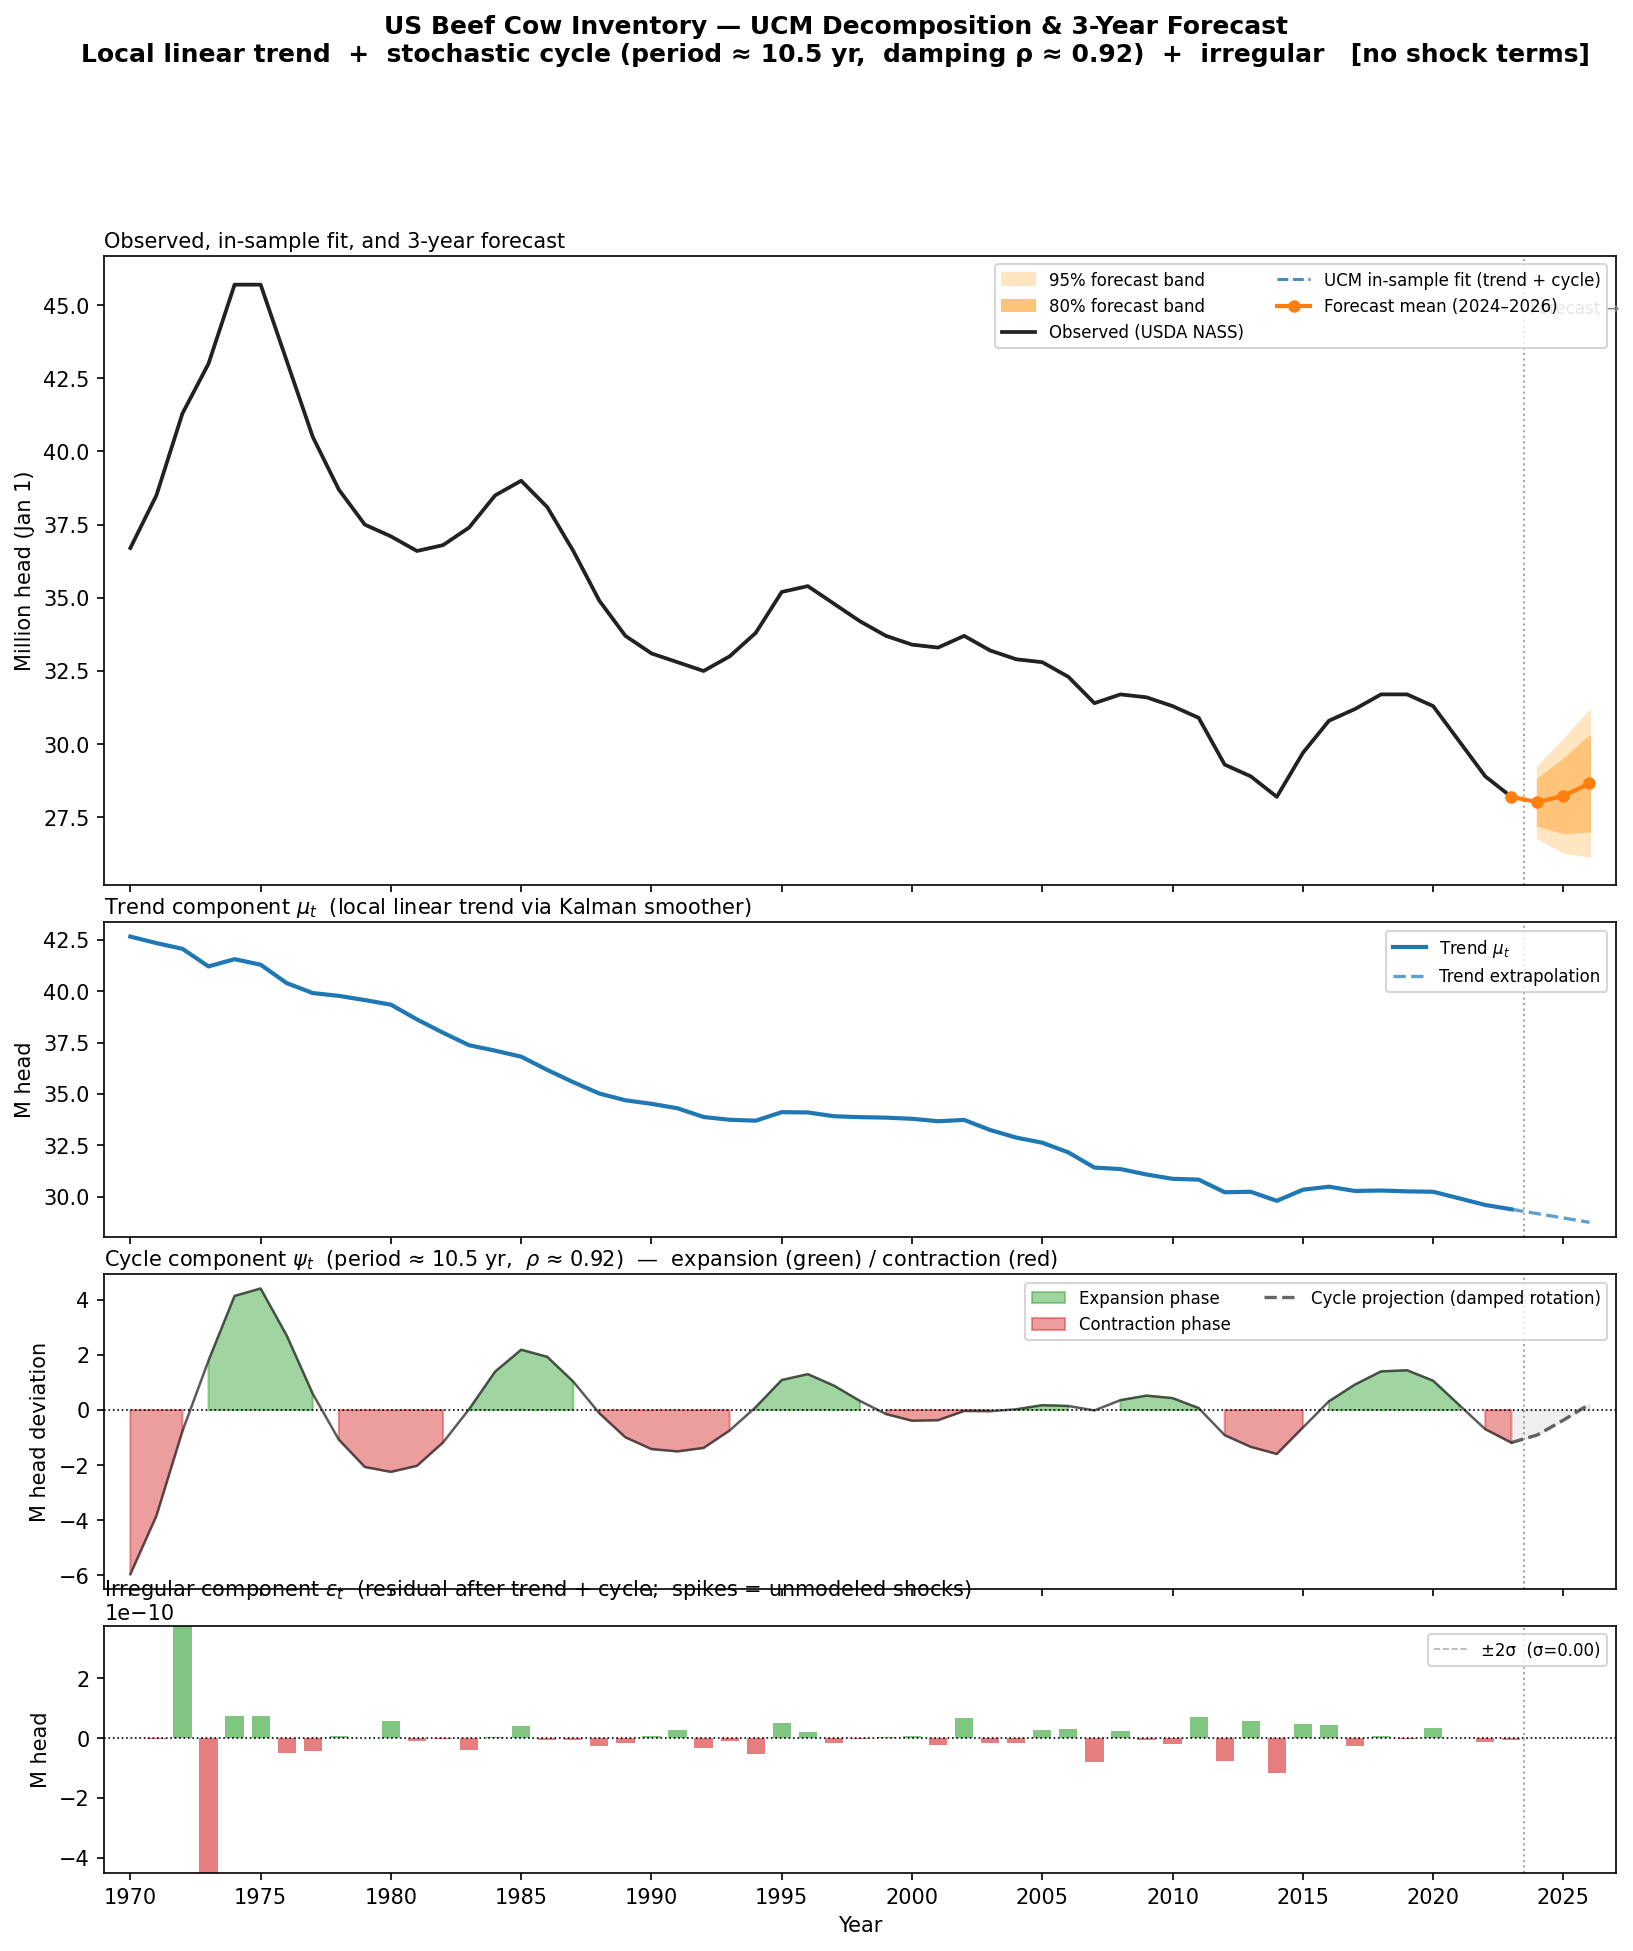

Here is the Python script that generated this plot:
"""
Beef Herd UCM Decomposition + Forecast (no shocks)
===================================================
Standalone plot for the forecasting section of the talk.

Fits a clean UCM to the beef cow inventory with NO intervention terms:

    y_t = mu_t  +  psi_t  +  eps_t

    mu_t  = local linear trend  (random-walk level + slope)
    psi_t = stochastic damped cycle  (Harvey 1989)
    eps_t ~ N(0, sigma^2_eps)  irregular

All components are extracted via the Kalman smoother.
A 3-year ahead forecast is generated from the Kalman filter's
one-step-ahead prediction equations, with 80% and 95% confidence bands.

Output: beef_decomposition_forecast.png
"""

import numpy as np
import pandas as pd
import matplotlib.pyplot as plt
import matplotlib.gridspec as gridspec
from statsmodels.tsa.statespace.structural import UnobservedComponents

# ── Data ─────────────────────────────────────────────────────────────────────

beef_data = {
    1970: 36.7, 1971: 38.5, 1972: 41.3, 1973: 43.0, 1974: 45.7,
    1975: 45.7, 1976: 43.1, 1977: 40.5, 1978: 38.7, 1979: 37.5,
    1980: 37.1, 1981: 36.6, 1982: 36.8, 1983: 37.4, 1984: 38.5,
    1985: 39.0, 1986: 38.1, 1987: 36.6, 1988: 34.9, 1989: 33.7,
    1990: 33.1, 1991: 32.8, 1992: 32.5, 1993: 33.0, 1994: 33.8,
    1995: 35.2, 1996: 35.4, 1997: 34.8, 1998: 34.2, 1999: 33.7,
    2000: 33.4, 2001: 33.3, 2002: 33.7, 2003: 33.2, 2004: 32.9,
    2005: 32.8, 2006: 32.3, 2007: 31.4, 2008: 31.7, 2009: 31.6,
    2010: 31.3, 2011: 30.9, 2012: 29.3, 2013: 28.9, 2014: 28.2,
    2015: 29.7, 2016: 30.8, 2017: 31.2, 2018: 31.7, 2019: 31.7,
    2020: 31.3, 2021: 30.1, 2022: 28.9, 2023: 28.2,
}

beef = pd.Series(beef_data, name="beef_cows_M")
beef.index = pd.to_datetime([f"{y}-01-01" for y in beef.index])
beef.index.freq = "YS"
years = np.array([d.year for d in beef.index])

# ── Fit shock-free UCM ───────────────────────────────────────────────────────

print("Fitting shock-free UCM (trend + stochastic cycle)...")
model = UnobservedComponents(
    beef,
    level='local linear trend',
    cycle=True,
    stochastic_cycle=True,
    damped_cycle=True,
    cycle_period_bounds=(5, 15),        # cattle cycle: 5-15 year range
)
res = model.fit(disp=False, method='powell', maxiter=2000)

# ── In-sample decomposition via Kalman smoother ──────────────────────────────



beef_state_names = res.model.state_names
states_beef  = res.states.smoothed
states_beef_df = pd.DataFrame(states_beef, columns=beef_state_names)#, index=y_sim.index)

trend_beef   = states_beef['level']   # smoothed trend mu_t
cycle_beef   = states_beef['cycle']   # smoothed cycle psi_t

fitted  = trend_beef + cycle_beef               # model fit (no irregular)
irreg   = beef.values - fitted        # irregular = observed - (trend + cycle)

beef_sim_params = dict(zip(res.param_names, res.params))

freq_beef    = beef_sim_params['frequency.cycle']
period_beef  = 2 * np.pi / freq_beef
fitted_beef  = trend_beef + cycle_beef

rho_est    = beef_sim_params['damping.cycle']

print(f"  Estimated cycle period : {period_beef:.1f} years")
print(f"  Cycle damping rho      : {rho_est:.3f}")
print(f"  AIC: {res.aic:.1f}")
print(f"  Log-likelihood: {res.llf:.1f}")

# Print variance decomposition
var_obs   = beef_sim_params.get('sigma2.irregular', 0.0)
var_level = beef_sim_params.get('sigma2.level', 0.0)
var_slope = beef_sim_params.get('sigma2.trend', 0.0)
var_cycle = beef_sim_params.get('sigma2.cycle', 0.0)
print(f"\n  Variance components:")
print(f"    sigma2 irregular : {var_obs:.4f}")
print(f"    sigma2 level     : {var_level:.4f}")
print(f"    sigma2 slope     : {var_slope:.4f}")
print(f"    sigma2 cycle     : {var_cycle:.4f}")

# ── 3-year forecast ──────────────────────────────────────────────────────────
# get_forecast() propagates the Kalman filter forward, accumulating
# state uncertainty + observation variance into the prediction intervals.

n_fcast    = 3
fcast_obj  = res.get_forecast(steps=n_fcast)
fcast_mean = fcast_obj.predicted_mean
fcast_ci80 = fcast_obj.conf_int(alpha=0.20)   # 80% band
fcast_ci95 = fcast_obj.conf_int(alpha=0.05)   # 95% band

fcast_years = np.array([2024, 2025, 2026])

# Also extract the forecast-horizon trend and cycle from the state forecasts
# (these come from the filtered — not smoothed — states at the end of sample,
#  then propagated forward by the state transition matrix)
fcast_states = fcast_obj.predicted_mean   # observation-level mean

print(f"\n  3-year forecast (mean):")
for yr, val, lo95, hi95 in zip(
        fcast_years,
        fcast_mean.values,
        fcast_ci95.iloc[:, 0].values,
        fcast_ci95.iloc[:, 1].values):
    print(f"    {yr}: {val:.2f} M head  [95% CI: {lo95:.2f} – {hi95:.2f}]")

# ── Plot ─────────────────────────────────────────────────────────────────────

# Colour palette
C_OBS    = '#222222'
C_TREND  = '#1f77b4'
C_CYCLE_POS = '#2ca02c'
C_CYCLE_NEG = '#d62728'
C_IRREG  = '#888888'
C_FCAST  = '#ff7f0e'
C_CI80   = '#ffc47a'
C_CI95   = '#ffe5c0'

fig = plt.figure(figsize=(13, 14))
fig.suptitle(
    "US Beef Cow Inventory — UCM Decomposition & 3-Year Forecast\n"
    f"Local linear trend  +  stochastic cycle (period ≈ {period_beef:.1f} yr,  "
    f"damping ρ ≈ {rho_est:.2f})  +  irregular   [no shock terms]",
    fontsize=12, fontweight='bold', y=0.995
)

gs = gridspec.GridSpec(
    4, 1, figure=fig,
    hspace=0.10,
    height_ratios=[2.8, 1.4, 1.4, 1.1]
)

all_years = np.concatenate([years, fcast_years])

# shared x limits with a little padding
xlim = (years[0] - 1, fcast_years[-1] + 1)

# ── Panel 1: Observed + fitted + forecast ─────────────────────────────────────
ax1 = fig.add_subplot(gs[0])

# 95% CI shading (forecast only)
ax1.fill_between(fcast_years,
                  fcast_ci95.iloc[:, 0], fcast_ci95.iloc[:, 1],
                  color=C_CI95, label='95% forecast band')
# 80% CI shading
ax1.fill_between(fcast_years,
                  fcast_ci80.iloc[:, 0], fcast_ci80.iloc[:, 1],
                  color=C_CI80, label='80% forecast band')
# Observed
ax1.plot(years, beef.values, color=C_OBS, lw=1.8,
          label='Observed (USDA NASS)', zorder=5)
# In-sample fit
ax1.plot(years, fitted, color=C_TREND, lw=1.4, ls='--', alpha=0.85,
          label='UCM in-sample fit (trend + cycle)', zorder=4)
# Forecast mean — connected from last observed point
ax1.plot(
    np.concatenate([[years[-1]], fcast_years]),
    np.concatenate([[beef.values[-1]], fcast_mean.values]),
    color=C_FCAST, lw=2.0, ls='-', marker='o', ms=5,
    label='Forecast mean (2024–2026)', zorder=6
)
# Vertical separator
ax1.axvline(2023.5, color='gray', lw=1.0, ls=':', alpha=0.7)
ax1.text(2023.7, beef.max() - 0.5, 'Forecast →', fontsize=8,
          color='gray', va='top')

ax1.set_ylabel("Million head (Jan 1)", fontsize=10)
ax1.set_xlim(xlim)
ax1.legend(fontsize=8, ncol=2, loc='upper right')
ax1.set_title("Observed, in-sample fit, and 3-year forecast",
               fontsize=10, loc='left', pad=4)
plt.setp(ax1.get_xticklabels(), visible=False)

# ── Panel 2: Trend component ──────────────────────────────────────────────────
ax2 = fig.add_subplot(gs[1], sharex=ax1)

ax2.plot(years, trend_beef, color=C_TREND, lw=2.0, label='Trend $\\mu_t$')

# Extend trend into forecast: use the filtered state at T, propagated forward
# by the local-linear-trend transition (mu_{T+h} = mu_T + h * beta_T)
# We approximate this from the difference in smoothed trend at the end.
last_trend = trend_beef[-1]
last_slope = trend_beef[-1] - trend_beef[-2]       # approximate slope from last two obs
trend_fcast = last_trend + last_slope * np.arange(1, n_fcast + 1)

ax2.plot(
    np.concatenate([[years[-1]], fcast_years]),
    np.concatenate([[last_trend], trend_fcast]),
    color=C_TREND, lw=1.6, ls='--', alpha=0.7,
    label='Trend extrapolation'
)
ax2.axvline(2023.5, color='gray', lw=1.0, ls=':', alpha=0.7)
ax2.set_ylabel("M head", fontsize=10)
ax2.legend(fontsize=8, loc='upper right')
ax2.set_title("Trend component $\\mu_t$  (local linear trend via Kalman smoother)",
               fontsize=10, loc='left', pad=4)
plt.setp(ax2.get_xticklabels(), visible=False)

# ── Panel 3: Cycle component ──────────────────────────────────────────────────
ax3 = fig.add_subplot(gs[2], sharex=ax1)

ax3.fill_between(years, cycle_beef, 0,
                  where=cycle_beef >= 0,
                  color=C_CYCLE_POS, alpha=0.45, label='Expansion phase')
ax3.fill_between(years, cycle_beef, 0,
                  where=cycle_beef < 0,
                  color=C_CYCLE_NEG, alpha=0.45, label='Contraction phase')
ax3.plot(years, cycle_beef, color='#333', lw=1.2, alpha=0.8)
ax3.axhline(0, color='black', lw=0.8, ls=':')

# Propagate cycle into forecast using Harvey rotation
# psi_{t+1} = rho * [cos(lam)*psi_t + sin(lam)*psi*_t]
# We need both cycle states; approximate psi* ≈ 0 at end of sample
# (a conservative projection — the cycle mean-reverts toward zero)
lam = freq_beef
cos_l, sin_l = np.cos(lam), np.sin(lam)
psi_now  = cycle_beef[-1]
psi_s_now = 0.0       # conjugate state not stored separately; set to zero
rho_use   = rho_est if not np.isnan(rho_est) else 0.85

cycle_fcast = []
ps, pss = psi_now, psi_s_now
for _ in range(n_fcast):
    ps_new  = rho_use * ( cos_l * ps + sin_l * pss)
    pss_new = rho_use * (-sin_l * ps + cos_l * pss)
    ps, pss = ps_new, pss_new
    cycle_fcast.append(ps)

cycle_fcast = np.array(cycle_fcast)

ax3.plot(
    np.concatenate([[years[-1]], fcast_years]),
    np.concatenate([[cycle_beef[-1]], cycle_fcast]),
    color='#333', lw=1.6, ls='--', alpha=0.75,
    label='Cycle projection (damped rotation)'
)
ax3.fill_between(
    np.concatenate([[years[-1]], fcast_years]),
    np.concatenate([[cycle_beef[-1]], cycle_fcast]),
    0,
    alpha=0.15, color='#999',
    label='_nolegend_'
)
ax3.axvline(2023.5, color='gray', lw=1.0, ls=':', alpha=0.7)
ax3.set_ylabel("M head deviation", fontsize=10)
ax3.legend(fontsize=8, loc='upper right', ncol=2)
ax3.set_title(
    f"Cycle component $\\psi_t$  (period ≈ {period_beef:.1f} yr,  "
    f"$\\rho$ ≈ {rho_est:.2f})  —  expansion (green) / contraction (red)",
    fontsize=10, loc='left', pad=4
)
plt.setp(ax3.get_xticklabels(), visible=False)

# ── Panel 4: Irregular component ─────────────────────────────────────────────
ax4 = fig.add_subplot(gs[3], sharex=ax1)

ax4.bar(years, irreg,
         color=[C_CYCLE_POS if v >= 0 else C_CYCLE_NEG for v in irreg],
         alpha=0.6, width=0.7)
ax4.axhline(0, color='black', lw=0.8, ls=':')

# 2-sigma band from estimated observation variance
sigma_irreg = np.sqrt(var_obs) if var_obs > 0 else irreg.std()
ax4.axhline( 2 * sigma_irreg, color='gray', lw=0.8, ls='--', alpha=0.6,
              label=f'±2σ  (σ={sigma_irreg:.2f})')
ax4.axhline(-2 * sigma_irreg, color='gray', lw=0.8, ls='--', alpha=0.6,
              label='_nolegend_')

# Annotate notable outliers (|irregular| > 1.5 sigma)
for yr, val in zip(years, irreg):
    if abs(val) > 1.5 * sigma_irreg:
        ax4.text(yr, val + (0.08 if val > 0 else -0.15),
                  str(yr), fontsize=7, ha='center',
                  color=C_CYCLE_POS if val > 0 else C_CYCLE_NEG)

ax4.axvline(2023.5, color='gray', lw=1.0, ls=':', alpha=0.7)
ax4.set_ylabel("M head", fontsize=10)
ax4.set_xlabel("Year", fontsize=10)
ax4.legend(fontsize=8, loc='upper right')
ax4.set_title(
    "Irregular component $\\varepsilon_t$  (residual after trend + cycle;  "
    "spikes = unmodeled shocks)",
    fontsize=10, loc='left', pad=4
)
ax4.set_ylim(irreg.min(), irreg.max())

# Shared x-axis ticks
ax4.set_xlim(xlim)
ax4.set_xticks(range(1970, 2027, 5))
ax4.tick_params(axis='x', rotation=0)

plt.savefig("beef_decomposition_forecast.png",
            dpi=150, bbox_inches='tight')
print("\nPlot saved: beef_decomposition_forecast.png")
plt.show()
